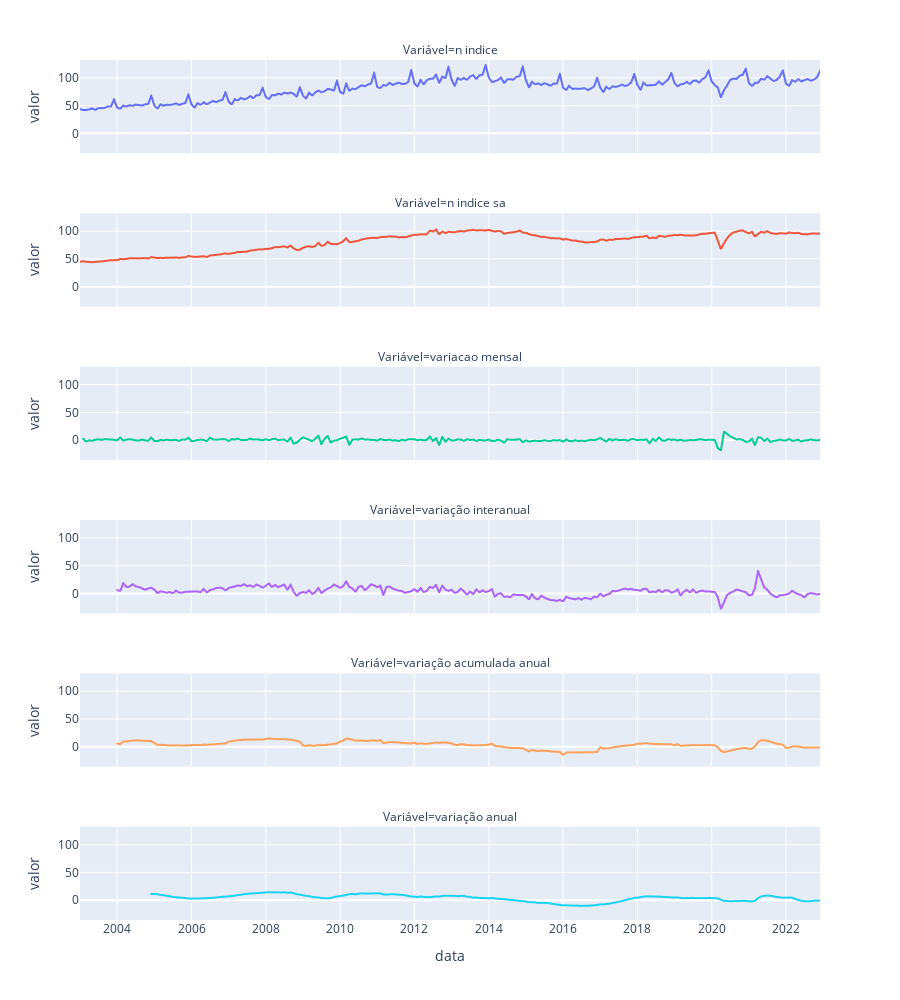

Notebook code cell kept with this figure:
### Code cell
g=plotly.express.line(sidra_trat,x=sidra_trat['data'],y=sidra_trat['valor'],facet_col=sidra_trat['Variável'],facet_col_wrap=1
                     ,color='Variável',width=900,height=1000)
g.update_layout(showlegend=False)
g.show()

### Figure 1 — Plotly figure (JSON) as saved in the notebook; plotly's stock layout.template omitted (floating-point values rounded to 4 significant figures; data arrays with more than 128 entries replaced by an {"elided": "..."} marker saying what was removed)
{"data": [{"hovertemplate": "Variável=n indice<br>data=%{x}<br>valor=%{y}<extra></extra>", "legendgroup": "n indice", "line": {"color": "#636efa", "dash": "solid"}, "marker": {"symbol": "circle"}, "mode": "lines", "name": "n indice", "showlegend": true, "type": "scattergl", "x": {"elided": "240 str values"}, "xaxis": "x6", "y": {"elided": "240 float values"}, "yaxis": "y6"}, {"hovertemplate": "Variável=n indice sa<br>data=%{x}<br>valor=%{y}<extra></extra>", "legendgroup": "n indice sa", "line": {"color": "#EF553B", "dash": "solid"}, "marker": {"symbol": "circle"}, "mode": "lines", "name": "n indice sa", "showlegend": true, "type": "scattergl", "x": {"elided": "240 str values"}, "xaxis": "x5", "y": {"elided": "240 float values"}, "yaxis": "y5"}, {"hovertemplate": "Variável=variacao mensal<br>data=%{x}<br>valor=%{y}<extra></extra>", "legendgroup": "variacao mensal", "line": {"color": "#00cc96", "dash": "solid"}, "marker": {"symbol": "circle"}, "mode": "lines", "name": "variacao mensal", "showlegend": true, "type": "scattergl", "x": {"elided": "239 str values"}, "xaxis": "x4", "y": {"elided": "239 float values"}, "yaxis": "y4"}, {"hovertemplate": "Variável=variação interanual<br>data=%{x}<br>valor=%{y}<extra></extra>", "legendgroup": "variação interanual", "line": {"color": "#ab63fa", "dash": "solid"}, "marker": {"symbol": "circle"}, "mode": "lines", "name": "variação interanual", "showlegend": true, "type": "scattergl", "x": {"elided": "228 str values"}, "xaxis": "x3", "y": {"elided": "228 float values"}, "yaxis": "y3"}, {"hovertemplate": "Variável=variação acumulada anual<br>data=%{x}<br>valor=%{y}<extra></extra>", "legendgroup": "variação acumulada anual", "line": {"color": "#FFA15A", "dash": "solid"}, "marker": {"symbol": "circle"}, "mode": "lines", "name": "variação acumulada anual", "showlegend": true, "type": "scattergl", "x": {"elided": "228 str values"}, "xaxis": "x2", "y": {"elided": "228 float values"}, "yaxis": "y2"}, {"hovertemplate": "Variável=variação anual<br>data=%{x}<br>valor=%{y}<extra></extra>", "legendgroup": "variação anual", "line": {"color": "#19d3f3", "dash": "solid"}, "marker": {"symbol": "circle"}, "mode": "lines", "name": "variação anual", "showlegend": true, "type": "scattergl", "x": {"elided": "217 str values"}, "xaxis": "x", "y": {"elided": "217 float values"}, "yaxis": "y"}], "layout": {"annotations": [{"font": {}, "showarrow": false, "text": "Variável=variação anual", "x": 0.5, "xanchor": "center", "xref": "paper", "y": 0.1083, "yanchor": "bottom", "yref": "paper"}, {"font": {}, "showarrow": false, "text": "Variável=variação acumulada anual", "x": 0.5, "xanchor": "center", "xref": "paper", "y": 0.2867, "yanchor": "bottom", "yref": "paper"}, {"font": {}, "showarrow": false, "text": "Variável=variação interanual", "x": 0.5, "xanchor": "center", "xref": "paper", "y": 0.465, "yanchor": "bottom", "yref": "paper"}, {"font": {}, "showarrow": false, "text": "Variável=variacao mensal", "x": 0.5, "xanchor": "center", "xref": "paper", "y": 0.6433, "yanchor": "bottom", "yref": "paper"}, {"font": {}, "showarrow": false, "text": "Variável=n indice sa", "x": 0.5, "xanchor": "center", "xref": "paper", "y": 0.8217, "yanchor": "bottom", "yref": "paper"}, {"font": {}, "showarrow": false, "text": "Variável=n indice", "x": 0.5, "xanchor": "center", "xref": "paper", "y": 1.0, "yanchor": "bottom", "yref": "paper"}], "height": 1000, "legend": {"title": {"text": "Variável"}, "tracegroupgap": 0}, "margin": {"t": 60}, "showlegend": false, "width": 900, "xaxis": {"anchor": "y", "autorange": true, "domain": [0, 1], "range": ["2003-01-01", "2022-12-01"], "title": {"text": "data"}, "type": "date"}, "xaxis2": {"anchor": "y2", "autorange": true, "domain": [0, 1], "matches": "x", "range": ["2003-01-01", "2022-12-01"], "showticklabels": false, "type": "date"}, "xaxis3": {"anchor": "y3", "autorange": true, "domain": [0, 1], "matches": "x", "range": ["2003-01-01", "2022-12-01"], "showticklabels": false, "type": "date"}, "xaxis4": {"anchor": "y4", "autorange": true, "domain": [0, 1], "matches": "x", "range": ["2003-01-01", "2022-12-01"], "showticklabels": false, "type": "date"}, "xaxis5": {"anchor": "y5", "autorange": true, "domain": [0, 1], "matches": "x", "range": ["2003-01-01", "2022-12-01"], "showticklabels": false, "type": "date"}, "xaxis6": {"anchor": "y6", "autorange": true, "domain": [0, 1], "matches": "x", "range": ["2003-01-01", "2022-12-01"], "showticklabels": false, "type": "date"}, "yaxis": {"anchor": "x", "autorange": true, "domain": [0, 0.1083], "range": [-35.8, 132.1], "title": {"text": "valor"}, "type": "linear"}, "yaxis2": {"anchor": "x2", "autorange": true, "domain": [0.1783, 0.2867], "matches": "y", "range": [-35.8, 132.1], "title": {"text": "valor"}, "type": "linear"}, "yaxis3": {"anchor": "x3", "autorange": true, "domain": [0.3567, 0.465], "matches": "y", "range": [-35.8, 132.1], "title": {"text": "valor"}, "type": "linear"}, "yaxis4": {"anchor": "x4", "autorange": true, "domain": [0.535, 0.6433], "matches": "y", "range": [-35.8, 132.1], "title": {"text": "valor"}, "type": "linear"}, "yaxis5": {"anchor": "x5", "autorange": true, "domain": [0.7133, 0.8217], "matches": "y", "range": [-35.8, 132.1], "title": {"text": "valor"}, "type": "linear"}, "yaxis6": {"anchor": "x6", "autorange": true, "domain": [0.8917, 1.0], "matches": "y", "range": [-35.8, 132.1], "title": {"text": "valor"}, "type": "linear"}}}
